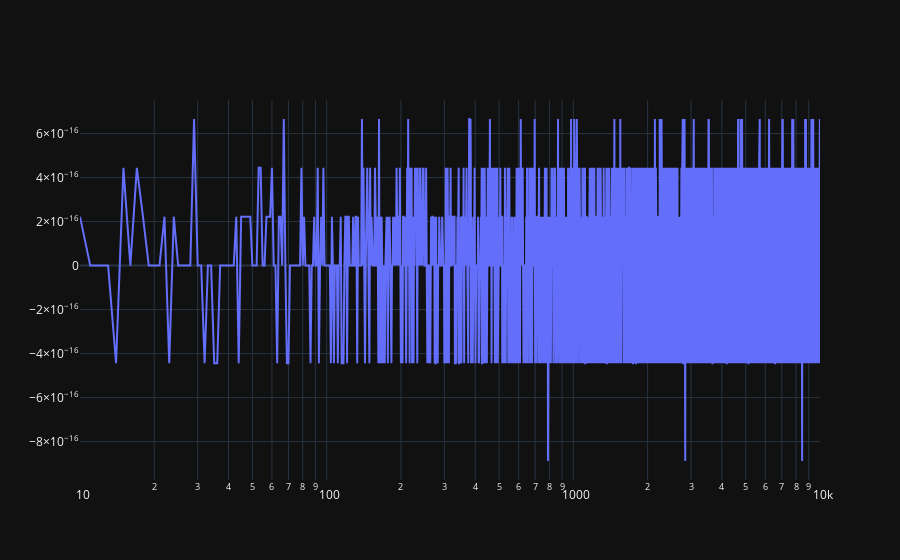

Write notebook code for a chart like this one.
### Code cell
fig = go.Figure()
fig.add_trace(go.Scatter(x=frequency_range, y=alphas))
fig.update_xaxes(type="log")
fig.show()

### Figure 1 — Plotly figure (JSON) as saved in the notebook; plotly's stock layout.template omitted (floating-point values rounded to 4 significant figures; data arrays with more than 128 entries replaced by an {"elided": "..."} marker saying what was removed)
{"data": [{"x": {"elided": "9990 float values"}, "y": {"elided": "9990 float values"}, "type": "scatter"}], "layout": {"xaxis": {"type": "log"}}}
